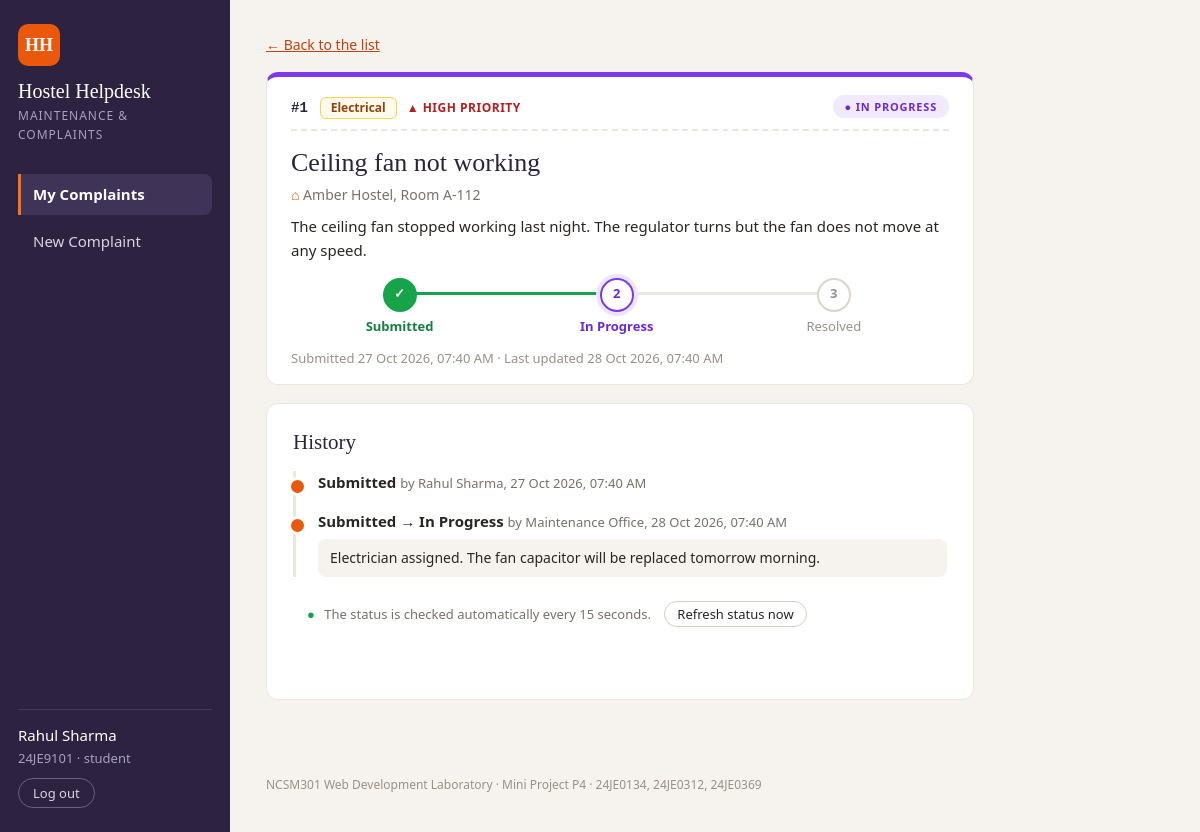
/complaint.php?id=1 (signed in), run on the app's committed database.
### tables this page shows
CREATE TABLE complaints (
    complaint_id INT AUTO_INCREMENT PRIMARY KEY,
    user_id      INT          NOT NULL,
    category_id  INT          NOT NULL,
    title        VARCHAR(100) NOT NULL,
    description  TEXT         NOT NULL,
    location     VARCHAR(80)  NOT NULL,
    priority     VARCHAR(10)  NOT NULL DEFAULT 'Medium',
    status       VARCHAR(20)  NOT NULL DEFAULT 'Submitted',
    created_at   TIMESTAMP    NOT NULL DEFAULT CURRENT_TIMESTAMP,
    updated_at   TIMESTAMP    NOT NULL DEFAULT CURRENT_TIMESTAMP,
    resolved_at  TIMESTAMP    NULL,
    CHECK (priority IN ('Low', 'Medium', 'High')),
    CHECK (status IN ('Submitted', 'In Progress', 'Resolved')),
    FOREIGN KEY (user_id) REFERENCES users (user_id),
    FOREIGN KEY (category_id) REFERENCES categories (category_id)
);

CREATE TABLE categories (
    category_id INT AUTO_INCREMENT PRIMARY KEY,
    name        VARCHAR(30) NOT NULL UNIQUE
);

### auth.php (called while the page is built, shortened)
<?php
function is_logged_in() {
    return isset($_SESSION["userId"]);
}
function is_staff() {
    return is_logged_in() && $_SESSION["role"] === "staff";
}
?>

### complaint.php (the view, shortened to what this page needs)
<?php
require "auth.php";
require "db.php";
require "functions.php";
$complaintId = isset($_GET["id"]) ? (int) $_GET["id"] : 0;
$statement = $pdo->prepare(
    "SELECT c.complaint_id, c.user_id, c.title, c.description, c.location, c.priority, c.status,
            c.created_at, c.updated_at, c.resolved_at, cat.name AS category, u.full_name, u.login_id
     FROM complaints c
     JOIN categories cat ON c.category_id = cat.category_id
     JOIN users u ON c.user_id = u.user_id
     WHERE c.complaint_id = :complaintId"
);
$statement->execute([":complaintId" => $complaintId]);
$complaint = $statement->fetch();
$statement = $pdo->prepare(
    "SELECT h.old_status, h.new_status, h.remark, h.updated_at, u.full_name, u.role
     FROM complaint_updates h
     JOIN users u ON h.updated_by = u.user_id
     WHERE h.complaint_id = :complaintId
     ORDER BY h.update_id"
);
$statement->execute([":complaintId" => $complaintId]);
$history = $statement->fetchAll();
require "header.php";
?>
    <main class="page-container narrow">
        <p class="back-link"><a href="<?php echo is_staff() ? "manage.php" : "index.php"; ?>">&larr; Back to the list</a></p>
        <article class="complaint-card tracked-complaint" id="complaint-<?php echo $complaintId; ?>"
                 data-complaint-id="<?php echo $complaintId; ?>"
                 data-status="<?php echo htmlspecialchars($complaint["status"]); ?>">
            <div class="card-top">
                <span class="complaint-number">#<?php echo $complaintId; ?></span>
                <span class="badge badge-<?php echo strtolower(htmlspecialchars($complaint["category"])); ?>">
                    <?php echo htmlspecialchars($complaint["category"]); ?>
                </span>
                <span class="priority priority-<?php echo strtolower(htmlspecialchars($complaint["priority"])); ?>">
                    <?php echo htmlspecialchars($complaint["priority"]); ?> priority
                </span>
                <span class="status-pill <?php echo status_class($complaint["status"]); ?>">
                    <?php echo htmlspecialchars($complaint["status"]); ?>
                </span>
            </div>
            <h1 class="complaint-title"><?php echo htmlspecialchars($complaint["title"]); ?></h1>
            <p class="complaint-location"><?php echo htmlspecialchars($complaint["location"]); ?></p>
            <p class="complaint-body"><?php echo nl2br(htmlspecialchars($complaint["description"])); ?></p>
            <p class="complaint-meta">
                <?php if (is_staff()): ?>
                    Submitted by <?php echo htmlspecialchars($complaint["full_name"]); ?>
                    (<?php echo htmlspecialchars($complaint["login_id"]); ?>) on
                <?php else: ?>
                    Submitted
                <?php endif; ?>
                <?php echo format_time($complaint["created_at"]); ?>
                &middot; Last updated <span class="updated-text"><?php echo format_time($complaint["updated_at"]); ?></span>
            </p>
        </article>
        <section class="panel">
            <h2>History</h2>
            <ol id="timeline" class="timeline">
                <?php foreach ($history as $entry): ?>
                    <li>
                        <?php if ($entry["old_status"] === null): ?>
                            <strong>Submitted</strong>
                        <?php else: ?>
                            <strong><?php echo htmlspecialchars($entry["old_status"]); ?> &rarr; <?php echo htmlspecialchars($entry["new_status"]); ?></strong>
                        <?php endif; ?>
                        <span class="muted">
                            by <?php echo htmlspecialchars($entry["full_name"]); ?>,
                            <?php echo format_time($entry["updated_at"]); ?>
                        </span>
                        <?php if ($entry["remark"] !== null): ?>
                            <p class="timeline-remark"><?php echo htmlspecialchars($entry["remark"]); ?></p>
                        <?php endif; ?>
                    </li>
                <?php endforeach; ?>
            </ol>
            <div class="refresh-bar">
                <span id="refresh-time">The status is checked automatically every 15 seconds.</span>
                <button type="button" id="refresh-button">Refresh status now</button>
            </div>
            <p id="refresh-message" class="status-message" aria-live="polite"></p>
        </section>
    </main>
<?php require "footer.php"; ?>
</body>
</html>

### styles.css (style rules this page uses)
* { box-sizing: border-box; }
body { margin: 0; font-family: "Segoe UI", Tahoma, Verdana, sans-serif; font-size: 15px; line-height: 1.55; color: #2a2522; background-color: #f6f3ee; }
h1, h2, h3 { font-family: Georgia, "Times New Roman", serif; font-weight: normal; color: #2d2340; }
h1 { margin: 0 0 6px; font-size: 30px; }
h2 { margin: 0 0 12px; font-size: 21px; }
a { color: #c2410c; }
.muted { color: #7a7068; font-size: 13px; }
.page-container { max-width: 980px; padding: 34px 36px 30px; }
.page-container.narrow { max-width: 780px; }
.back-link { margin: 0 0 16px; font-size: 14px; }
button, .button-link { display: inline-block; padding: 8px 18px; border: 1px solid #d6cec2; border-radius: 20px; background-color: #ffffff; color: #2a2522; font-family: inherit; font-size: 14px; text-decoration: none; cursor: pointer; }
.status-message, .form-message { min-height: 22px; margin: 10px 0; color: #15803d; font-weight: bold; }
.refresh-bar { margin-top: 16px; padding: 8px 14px; border-radius: 8px; background-color: #ffffff; color: #7a7068; font-size: 13px; }
.refresh-bar::before { content: "\25CF"; margin-right: 6px; color: #16a34a; }
.refresh-bar button { margin-left: 10px; padding: 3px 12px; font-size: 13px; }
.complaint-card { margin-bottom: 18px; padding: 18px 24px 16px; border: 1px solid #ece6dc; border-top: 5px solid #d6cec2; border-radius: 12px; background-color: #ffffff; transition: background-color 0.6s; }
.complaint-card[data-status="In Progress"] { border-top-color: #7c3aed; }
.card-top { padding-bottom: 10px; border-bottom: 2px dashed #ece6dc; }
.complaint-number { margin-right: 8px; color: #2d2340; font-family: Consolas, "Courier New", monospace; font-size: 14px; font-weight: bold; }
.card-top .status-pill { float: right; }
.complaint-title { margin: 12px 0 0; font-size: 21px; }
h1.complaint-title { font-size: 26px; }
.complaint-location { margin: 0 0 10px; color: #7a7068; font-size: 14px; }
.complaint-location::before { content: "\2302 "; color: #ea580c; }
.complaint-body { margin: 0 0 16px; }
.complaint-meta { margin: 12px 0 0; color: #9a9086; font-size: 13px; }
.badge { display: inline-block; margin-right: 6px; padding: 1px 10px; border: 1px solid; border-radius: 6px; font-size: 12px; font-weight: bold; }
.badge-electrical { border-color: #fcd34d; background-color: #fffbeb; color: #92400e; }
.priority { display: inline-block; font-size: 12px; white-space: nowrap; font-weight: bold; text-transform: uppercase; letter-spacing: 0.5px; }
.priority::before { content: "\25B2 "; }
.priority-high { color: #b91c1c; }
.status-pill { display: inline-block; padding: 3px 12px; border-radius: 20px; font-size: 11px; font-weight: bold; text-transform: uppercase; letter-spacing: 0.8px; white-space: nowrap; }
.status-pill::before { content: "\25CF "; }
.status-progress { background-color: #f1eafd; color: #6d28d9; }
.panel { margin-bottom: 24px; padding: 22px 26px; border: 1px solid #ece6dc; border-radius: 12px; background-color: #ffffff; }
.timeline { margin: 0 0 10px; padding: 0 0 0 22px; border-left: 3px solid #ece6dc; list-style: none; }
.timeline li { position: relative; margin-bottom: 16px; }
.timeline li::before { content: ""; position: absolute; top: 6px; left: -30px; width: 13px; height: 13px; border: 3px solid #ffffff; border-radius: 50%; background-color: #ea580c; }
.timeline-remark { margin: 6px 0 0; padding: 8px 12px; border-radius: 8px; background-color: #f6f3ee; font-size: 14px; }

### data on the page
complaints: category.name "Electrical", priority "HIGH", status "IN PROGRESS", title "Ceiling fan not working", location "Amber Hostel, Room A-112", description "The ceiling fan stopped working last night. The regulator turns but the fan does not move at any speed.", created_at "27 Oct 2026, 07:40 AM", updated_at "28 Oct 2026, 07:40 AM"

### other printed values
$_SESSION["fullName"] "Rahul Sharma"
$_SESSION["loginId"] "24JE9101"
$_SESSION["role"] "student"
$complaintId "1"
$step "Submitted"
$step "In Progress"
$step "Resolved"
$entry["full_name"] "Rahul Sharma"
format_time($entry["updated_at"]) "27 Oct 2026, 07:40 AM"
$entry["old_status"] "Submitted"
$entry["new_status"] "In Progress"
$entry["full_name"] "Maintenance Office"
format_time($entry["updated_at"]) "28 Oct 2026, 07:40 AM"
$entry["remark"] "Electrician assigned. The fan capacitor will be replaced tomorrow morning."
